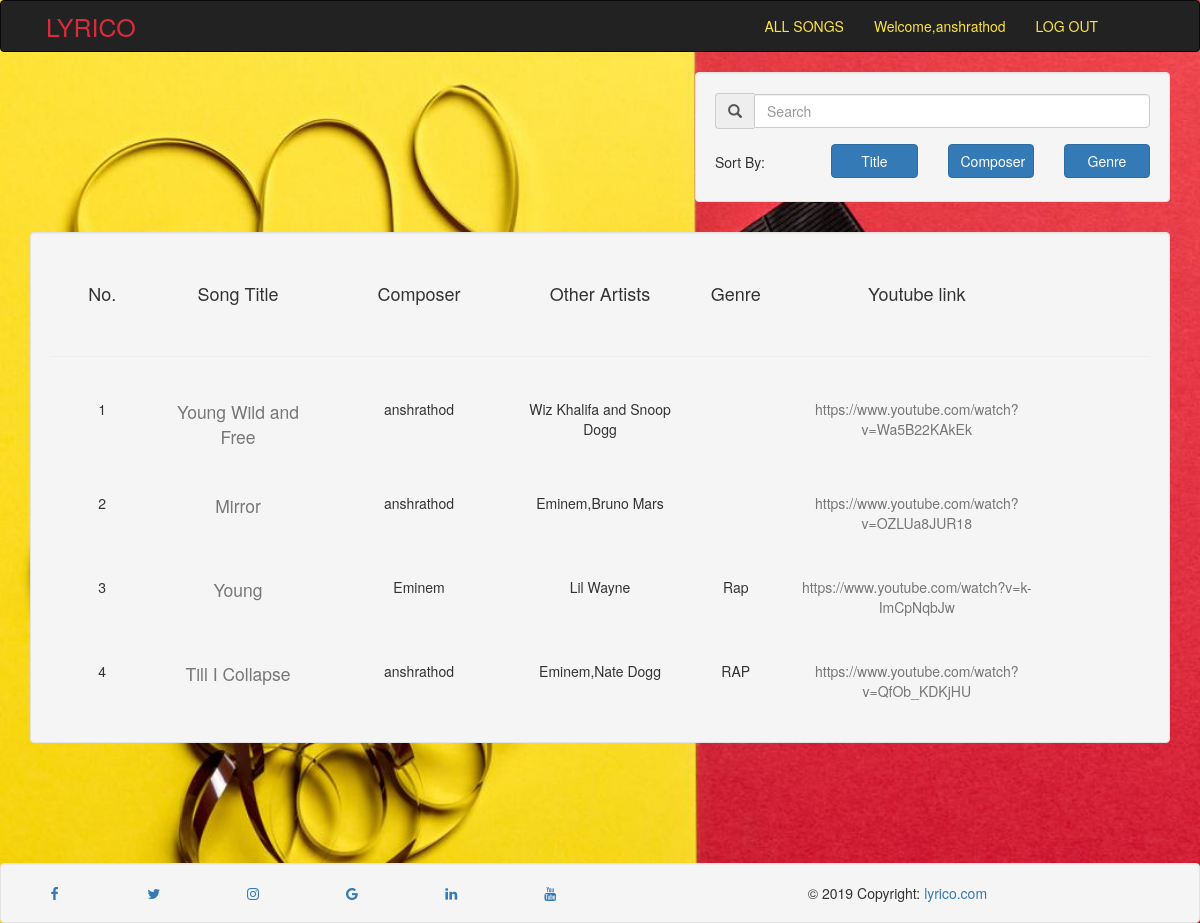
Page /songs/list (signed in) on the committed database.
### songs/models.py (models this page shows, shortened)
class Song(models.Model):
    title = models.CharField(max_length=100)
    lyrics = models.TextField()
    composer = models.CharField(max_length=100)
    featuring = models.TextField(blank=True)
    album = models.CharField(max_length=100)
    img = models.ImageField(upload_to='cover_pic/')
    link =  models.CharField(max_length=1000)  # embed link
    ytlink = models.CharField(max_length=1000 ,default='')
    genre = models.CharField(max_length=100,blank=True)
    audio = models.FileField(upload_to='audio/',default='')

### songs/views.py (the view, shortened to what this page needs)
# urls.py: path('songs/list',sviews.list,name='songs-listsongs'),
def list(request):
	songs = Song.objects.all()
	searchterm=''
	songz = zip(songs,range(len(songs)+1)[1:])
	context = {'searchterm': searchterm,'songs':songz}
	return render(request, 'songs/listview.html', context)

### songs/templates/songs/listview.html (shortened to what this page needs)
<!DOCTYPE html>
<html lang="en">
<head>
    {% load staticfiles %}
    <link rel="stylesheet" href="https://maxcdn.bootstrapcdn.com/bootstrap/3.3.6/css/bootstrap.min.css">
    <link rel="stylesheet" href="https://cdnjs.cloudflare.com/ajax/libs/font-awesome/4.7.0/css/font-awesome.min.css">
</head>
<body>
    <nav class="navbar navbar-inverse fixed">
        <div class="row">
            <div class="float-lef">
                <div class="navbar-header">
                    <a class="navbar-brand" href="{% url 'songs-home'%}"><d style="color:#d82c3c;font-size:25px;padding-left: 50% ">LYRICO</d></a>
                </div>
            </div>
            <div style="float:right;padding-right: 5%;margin-right:2%">
                <div class="collapse navbar-collapse" id="topNavBar">
                    <ul class="nav navbar-nav">
                        <li><a style="color:#fde441" href="{% url 'songs-listsongs'%}">ALL SONGS</a></li>
                        {% if user.is_authenticated %}
                            <li><a style="color:#fde441" href="{% url 'songs-profile'%}">Welcome,{{user}}</a></li>
                            <li><a style="color:#fde441" href="{% url 'songs-logout'%}">LOG OUT</a></li>
                        {% else %}
                        <li><a style="color:#fde441" href="{% url 'songs-login'%}">LOG IN</a></li>
                        <li><a style="color:#fde441" href="{% url 'songs-signup'%}">REGISTER</a></li>
                        {% endif %}
                    </ul>
                </div>
            </div>
        </div>
    </nav>
<div class="container">
<div id="songs">
	<div class="well col-md-5"style="float: right;">
    <div class="form-group">
      <div class="input-group">
      <span class="input-group-addon glyphicon glyphicon-search"></span>
        <input class="search col-md-12 form-control " style="margin-top:0.5%" placeholder="Search"/>
      </div>
    </div>
    <div class="row">
      <p class="col-md-3 col-sm-3" style="margin-top:2%">Sort By:</p>
      <div class="col-md-3 col-sm-2"><button class="sort btn btn-primary btn-block" style="margin-top:1%" data-sort="title">Title</button></div>
      <div class="col-md-3 col-sm-2"><button class="sort btn btn-primary btn-block" style="margin-top:1%" data-sort="composer">Composer</button></div>
      <div class="col-md-3 col-sm-2"><button class="sort btn btn-primary btn-block" style="margin-top:1%" data-sort="genre">Genre</button></div>
    </div>
  </div>
	<br><br><br><br><br>
	<br><br><br>
  <div class="well">
    <div class="row" style="padding:2%;">
      <div class="col-md-1 col-sm-4 col-xs-4 col-lg-1 text text-center"><h4>No.</h4></div>
      <div class="col-md-2 col-sm-4 col-xs-4 col-lg-2 text text-center"><h4>Song Title</h4></div>
      <div class="col-md-2 col-sm-4 col-xs-4 col-lg-2 text text-center"><h4>Composer</h4> </div>
      <div class="col-md-2 col-sm-4 col-xs-4 col-lg-2 text text-center"><h4>Other Artists</h4></div>
      <div class="col-md-1 col-sm-2 col-xs-2 col-lg-1 text text-center"><h4>Genre</h4></div>
      <div class="col-md-3 col-sm-6 col-xs-6 col-lg-3 text text-center"><h4>Youtube link </h4></div>
    </div>
    <hr>
    <div class="list">
      {% for song,range in songs %}
        <div class="row" style="padding : 2%;">
          <div class="col-md-1 col-sm-4 col-xs-4 col-lg-1 text text-center">
            <span class="id">{{range }}</span>
          </div>
          <div class="col-md-2 col-sm-4 col-xs-4 col-lg-2 text text-center " >
            <a href="{% url 'songs-details' song.id %}">
              <span class="title text text-muted" style="font-size:125%;color:blck;">{{ song.title }}</span>
            </a>
          </div>
          <div class="col-md-2 col-sm-4 col-xs-4 col-lg-2 text text-center">
            <span class="composer">{{ song.composer }}</span>
          </div>
          <div class="col-md-2 col-sm-4 col-xs-4 col-lg-2 text text-center featuring">
            <p class="featuring mr-2">{{ song.featuring }}</p>
          </div>
          <div class="col-md-1 col-sm-2 col-xs-2 col-lg-1 text text-center">
            <span class="genre">{{ song.genre }}</span>
          </div>
          <div class="col-md-3 col-sm-6 col-xs-6 col-lg-3 text text-center">
            <a class='ytlink text text-muted' href="{{ song.ytlink }}" >{{ song.ytlink }}</a>
          </div>
        </div>
      {% empty %}
      <div class="alert alert-danger">
        <strong><h3>NO SUCH SONG EXIST!</h3></strong>
        <p>None of our songs contain <strong>{{ searchterm }}</strong>.</p>
      </div>
      {% endfor %}
    </div>
  </div>
</div>
</div>
</body>
<footer class="foooter" >
        <div class="well">
            <div class="row">
                <div class="col-md-1 col-sm-1 col-xs-1 col-lg-1">
                  <a href="#" class="fa fa-facebook"></a>
                </div>
                <div class="col-md-1 col-sm-1 col-xs-1 col-lg-1">
                  <a href="#" class="fa fa-twitter"></a>
                </div>
                <div class="col-md-1 col-sm-1 col-xs-1 col-lg-1">
                  <a href="#" class="fa fa-instagram"></a>
                </div>
                <div class="col-md-1 col-sm-1 col-xs-1 col-lg-1">
                    <a href="#" class="fa fa-google"></a>
                </div>
                <div class="col-md-1 col-sm-1 col-xs-1 col-lg-1">
                    <a href="#" class="fa fa-linkedin"></a>
                </div>
                <div class="col-md-1 col-sm-1 col-xs-1 col-lg-1">
                    <a href="#" class="fa fa-youtube"></a>
                </div>
              <div class="col-md-6 col-sm-6 col-xs-6 col-lg-6  text-center">
                © 2019 Copyright:
                <a href="">lyrico.com</a>
              </div>
            </div>
        </div>
</footer>
</html>

### songs/templates/songs/listview.html (style rules this page uses)
body { background-image : url("/media/background_1200.jpg") ; background-size: cover; background-repeat: repeat; overflow-x :hidden; }
.foooter { position:relative; left: 0%; bottom: 0%; width: 100%; text-align: center; margin-top:10%; }
.well { margin-bottom:0%; }

### rows in the picture
Song: range "1", title "Young Wild and Free", composer "anshrathod", featuring "Wiz Khalifa and Snoop Dogg", ytlink "https://www.youtube.com/watch?v=Wa5B22KAkEk"
Song: range "2", title "Mirror", composer "anshrathod", featuring "Eminem,Bruno Mars", ytlink "https://www.youtube.com/watch?v=OZLUa8JUR18"
Song: range "3", title "Young", composer "Eminem", featuring "Lil Wayne", genre "Rap", ytlink "https://www.youtube.com/watch?v=k-ImCpNqbJw"
Song: range "4", title "Till I Collapse", composer "anshrathod", featuring "Eminem,Nate Dogg", genre "RAP", ytlink "https://www.youtube.com/watch?v=QfOb_KDKjHU"

### other values in the picture
{{ user }} "anshrathod"
